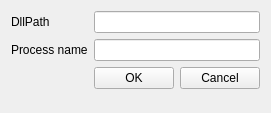
<?xml version="1.0" encoding="UTF-8"?>
<ui version="4.0">
 <class>OptionsWindow</class>
 <widget class="QWidget" name="OptionsWindow">
  <property name="geometry">
   <rect>
    <x>0</x>
    <y>0</y>
    <width>248</width>
    <height>113</height>
   </rect>
  </property>
  <property name="windowTitle">
   <string>Form</string>
  </property>
  <layout class="QFormLayout" name="formLayout">
   <item row="0" column="0">
    <widget class="QLabel" name="lblDllPath">
     <property name="text">
      <string>DllPath</string>
     </property>
    </widget>
   </item>
   <item row="0" column="1">
    <widget class="QLineEdit" name="txtDllPath">
     <property name="text">
      <string/>
     </property>
    </widget>
   </item>
   <item row="1" column="0">
    <widget class="QLabel" name="lblProcName">
     <property name="text">
      <string>Process name</string>
     </property>
    </widget>
   </item>
   <item row="1" column="1">
    <widget class="QLineEdit" name="txtProcName">
     <property name="text">
      <string/>
     </property>
    </widget>
   </item>
   <item row="2" column="1">
    <layout class="QHBoxLayout" name="buttonsLayout">
     <item>
      <widget class="QPushButton" name="btnOK">
       <property name="text">
        <string>OK</string>
       </property>
      </widget>
     </item>
     <item>
      <widget class="QPushButton" name="btnCancel">
       <property name="text">
        <string>Cancel</string>
       </property>
      </widget>
     </item>
    </layout>
   </item>
  </layout>
 </widget>
 <resources/>
 <connections/>
</ui>
